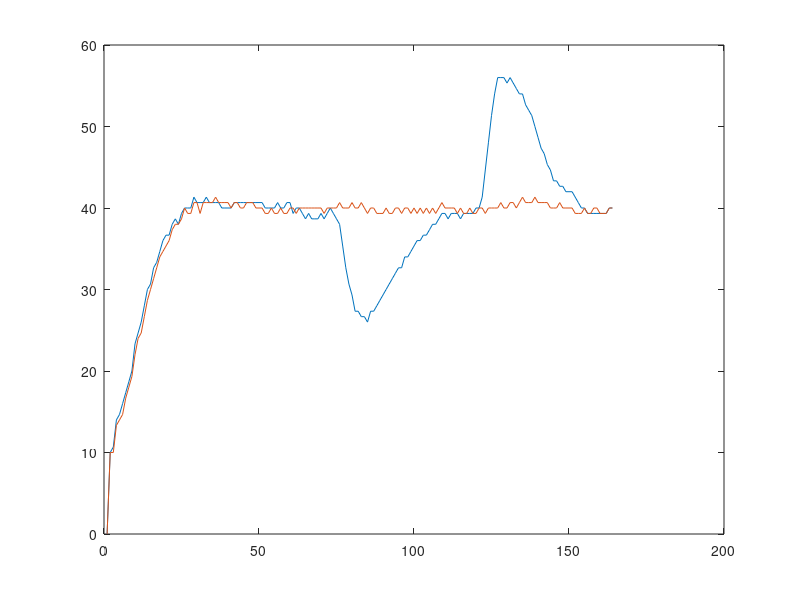

Here is the MATLAB script that generated this plot:
% Step response ref 40.rpm + noise rejection 
% PID : 0.5 1.25 0.25 
% Filter : 0.25
% Sample_Time 100 ms

V = [
0.00		0.00
10.00		10.00
13.33		13.33
16.67		13.33
13.33		13.33
16.67		16.67
13.33		13.33
20.00		16.67
23.33		23.33
20.00		20.00
23.33		23.33
30.00		26.67
26.67		26.67
30.00		26.67
30.00		30.00
33.33		33.33
33.33		33.33
36.67		33.33
33.33		33.33
36.67		36.67
40.00		36.67
36.67		36.67
36.67		36.67
40.00		40.00
40.00		40.00
36.67		36.67
43.33		40.00
40.00		43.33
40.00		36.67
40.00		40.00
43.33		43.33
40.00		40.00
40.00		36.67
40.00		43.33
43.33		40.00
40.00		43.33
40.00		40.00
40.00		40.00
40.00		40.00
40.00		40.00
40.00		43.33
40.00		40.00
40.00		36.67
43.33		43.33
40.00		40.00
40.00		40.00
40.00		40.00
40.00		40.00
43.33		43.33
40.00		40.00
40.00		36.67
40.00		40.00
40.00		40.00
40.00		40.00
40.00		40.00
40.00		40.00
40.00		36.67
43.33		40.00
36.67		43.33
40.00		36.67
43.33		40.00
40.00		40.00
36.67		40.00
40.00		40.00
40.00		40.00
40.00		40.00
36.67		40.00
40.00		40.00
36.67		40.00
40.00		40.00
40.00		40.00
40.00		40.00
36.67		36.67
40.00		43.33
43.33		40.00
36.67		40.00
36.67		40.00
33.33		40.00
26.67		40.00
30.00		40.00
26.67		40.00
30.00		43.33
23.33		36.67
26.67		40.00
26.67		43.33
26.67		36.67
26.67		40.00
30.00		40.00
26.67		40.00
30.00		40.00
30.00		36.67
30.00		40.00
33.33		43.33
30.00		36.67
33.33		40.00
33.33		40.00
33.33		40.00
33.33		40.00
36.67		40.00
33.33		40.00
36.67		36.67
36.67		43.33
36.67		36.67
36.67		43.33
36.67		36.67
36.67		40.00
40.00		40.00
40.00		40.00
36.67		40.00
40.00		40.00
40.00		43.33
40.00		36.67
36.67		40.00
40.00		40.00
40.00		40.00
40.00		40.00
36.67		40.00
40.00		36.67
40.00		40.00
40.00		43.33
40.00		36.67
40.00		40.00
40.00		40.00
46.67		40.00
56.67		40.00
56.67		40.00
56.67		40.00
53.33		40.00
56.67		40.00
56.67		43.33
56.67		36.67
53.33		40.00
56.67		43.33
53.33		40.00
53.33		40.00
53.33		40.00
53.33		43.33
50.00		40.00
50.00		40.00
50.00		40.00
46.67		43.33
46.67		40.00
43.33		40.00
46.67		40.00
43.33		40.00
43.33		40.00
40.00		40.00
43.33		40.00
43.33		43.33
43.33		36.67
40.00		40.00
40.00		40.00
43.33		40.00
40.00		40.00
40.00		36.67
36.67		40.00
40.00		43.33
40.00		36.67
40.00		40.00
40.00		40.00
36.67		40.00
40.00		40.00
40.00		36.67
40.00		40.00
];

V_left_new = V(:,1);
V_right_new = V(:,1);

for n=3:1:length(V)-2
    V_left_new(n) = (V(n-2,1) + V(n-1,1) + V(n,1) + V(n+1,1) + V(n+2,1))/5;
    V_right_new(n) = (V(n-2,2) + V(n-1,2) + V(n,2) + V(n+1,2) + V(n+2,2))/5;
end
%V_left = V(:,1);
%V_right = V(:,2);

figure;
plot(V_left_new);
hold on;
plot(V_right_new);
hold off;